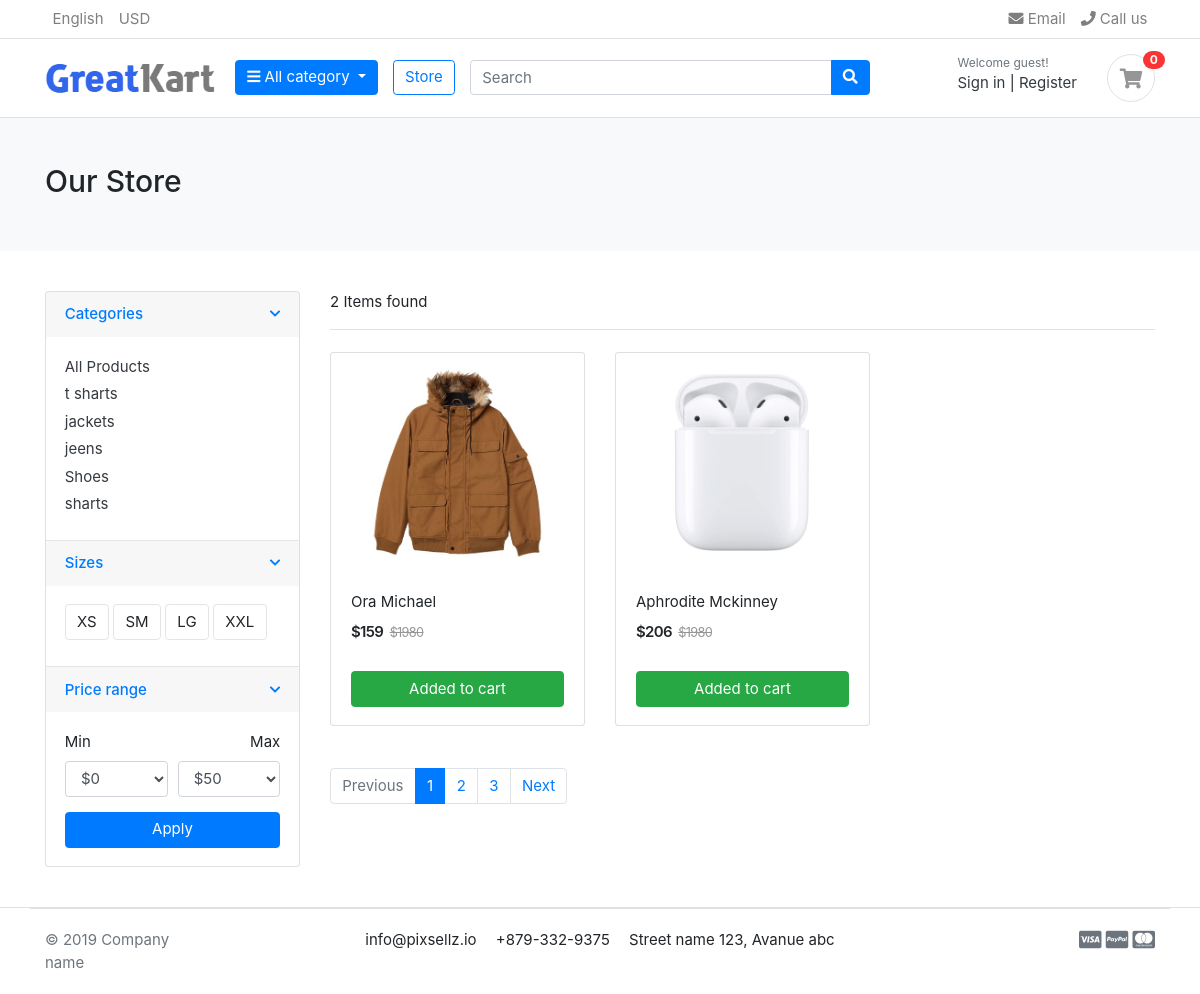
The app's page /store/category/sharts with its own data.
### category/models.py (models this page shows, shortened)
class Category(models.Model):
    category_name = models.CharField(max_length = 50,unique=True)
    slug  = models.SlugField(max_length = 50,unique=True)
    description = models.TextField(max_length=250,blank=True)
    cat_image=models.ImageField(upload_to='photo/categories',blank=True)
    class Meta:
        verbose_name='category'
        verbose_name_plural='categories'
    def get_url(self):
        return reverse('product_by_category',args=[self.slug])

### store/models.py (models this page shows, shortened)
class Product(models.Model):
    product_name = models.CharField(max_length = 150,unique=True)
    slug = models.SlugField(max_length = 150,unique=True)
    description = models.TextField(max_length=500,blank=True)
    price = models.IntegerField()
    images = models.ImageField(upload_to='photo/product')
    stock = models.IntegerField()
    is_available=models.BooleanField(default=True)
    category=models.ForeignKey(Category,on_delete=models.CASCADE)
    created_date = models.DateTimeField(auto_now_add=True)
    modified_date = models.DateTimeField(auto_now_add=True)
    def get_url(self):
        return reverse('product_detail',args=[self.category.slug,self.slug])

### store/views.py (the view)
# urls.py: path('store/',include('store.urls')),
def store(request,categories_slug=None):
    categories=None
    products=None
    if categories_slug!=None:
        categories=get_object_or_404(Category,slug=categories_slug)
        products=Product.objects.filter(category=categories,is_available=True)
    else:
        products=Product.objects.all().filter(is_available=True)
    context={
        'products':products,
        'products_count':products.count()
    }
    return render(request,'store/store.html',context)

### carts/context_processors.py (called while the page is built)
def counter(request):
    cart_count = 0
    if 'admin' in request.path:
        return {}
    else:
        try:
            cart = Cart.objects.filter(cart_id=_cart_id(request))
            cart_items = CartItem.objects.all().filter(cart=cart[:1])
            for cart_item in cart_items:
                cart_count += cart_item.quantity
        except Cart.DoesNotExist:
            cart_count = 0
    return dict(cart_count=cart_count)

### carts/views.py (called while the page is built)
def _cart_id(request):
    cart=request.session.session_key
    if not cart:
        cart=request.session.create()
    return cart

### category/context_processors.py (called while the page is built)
def menu_link(request):
    links=Category.objects.all()
    return dict(links=links)

### greatkart/templates/store/store.html (shortened to what this page needs)
{% extends 'base.html' %}
{% block content %}
{% load static %}
<section class="section-pagetop bg">
    <div class="container">
        {% if 'search' in request.path %}
        <h2 class="title-page">Search Result</h2>
        {% else %}
        <h2 class="title-page">Our Store</h2>
        {% endif %}
    </div>
</section>
<section class="section-content padding-y">
    <div class="container">
    <div class="row">
        <aside class="col-md-3">
    <div class="card">
        <article class="filter-group">
            <header class="card-header">
                <a href="#" data-toggle="collapse" data-target="#collapse_1" aria-expanded="true" class="">
                    <i class="icon-control fa fa-chevron-down"></i>
                    <h6 class="title">Categories</h6>
                </a>
            </header>
            <div class="filter-content collapse show" id="collapse_1" style="">
                <div class="card-body">
                    <ul class="list-menu">
                        <li><a href="{% url 'store' %}">All Products</a></li>
                        {% for category in links%}
                        <li><a href="{{ category.get_url }}"> {{ category.category_name }} </a></li>
                        {% endfor %}
                    </ul>
                </div>
            </div>
        </article>
        <article class="filter-group">
            <header class="card-header">
                <a href="#" data-toggle="collapse" data-target="#collapse_4" aria-expanded="true" class="">
                    <i class="icon-control fa fa-chevron-down"></i>
                    <h6 class="title">Sizes </h6>
                </a>
            </header>
            <div class="filter-content collapse show" id="collapse_4" style="">
                <div class="card-body">
                  <label class="checkbox-btn">
                    <span class="btn btn-light"> XS </span>
                  </label>
                  <label class="checkbox-btn">
                    <span class="btn btn-light"> SM </span>
                  </label>
                  <label class="checkbox-btn">
                    <span class="btn btn-light"> LG </span>
                  </label>
                  <label class="checkbox-btn">
                    <span class="btn btn-light"> XXL </span>
                  </label>
            </div>
            </div>
        </article>
        <article class="filter-group">
            <header class="card-header">
                <a href="#" data-toggle="collapse" data-target="#collapse_3" aria-expanded="true" class="">
                    <i class="icon-control fa fa-chevron-down"></i>
                    <h6 class="title">Price range </h6>
                </a>
            </header>
            <div class="filter-content collapse show" id="collapse_3" style="">
                <div class="card-body">
                    <div class="form-row">
                    <div class="form-group col-md-6">
                      <label>Min</label>
                          <select class="mr-2 form-control">
                            <option value="0">$0</option>
                        </select>
                    </div>
                    <div class="form-group text-right col-md-6">
                      <label>Max</label>
                          <select class="mr-2 form-control">
                            <option value="50">$50</option>
                        </select>
                    </div>
                    </div>
                    <button class="btn btn-block btn-primary">Apply</button>
                </div>
            </div>
        </article>
    </div>
        </aside>
        <main class="col-md-9">
    <header class="border-bottom mb-4 pb-3">
            <div class="form-inline">
                <span class="mr-md-auto">{{ products_count }} Items found </span>
            </div>
    </header>
    <div class="row">
        {% if products %}
        {% for product in products %}
        <div class="col-md-4">
            <figure class="card card-product-grid">
                <div class="img-wrap">
                    <img src="{{ product.images.url }}">
                </div>
                <figcaption class="info-wrap">
                    <div class="fix-height">
                        <a href="{{ product.get_url }}" class="title">{{ product.product_name }}</a>
                        <div class="price-wrap mt-2">
                            <span class="price">${{ product.price }}</span>
                            <del class="price-old">$1980</del>
                        </div>
                    </div>
                    <a href="{% url 'add_cart' product.id %}" class="btn btn-block btn-success">Added to cart </a>
                </figcaption>
            </figure>
        </div>
      {% endfor %}
      {% else %}
      <h4>No result found </h4>
     {% endif %}
    </div>
    <nav class="mt-4" aria-label="Page navigation sample">
      <ul class="pagination">
        <li class="page-item disabled"><a class="page-link" href="#">Previous</a></li>
        <li class="page-item active"><a class="page-link" href="#">1</a></li>
        <li class="page-item"><a class="page-link" href="#">2</a></li>
        <li class="page-item"><a class="page-link" href="#">3</a></li>
        <li class="page-item"><a class="page-link" href="#">Next</a></li>
      </ul>
    </nav>
        </main>
    </div>
    </div>
    </section>
{% endblock %}

### greatkart/static/css/ui.css (style rules this page uses)
html { font-family: "Inter", sans-serif; font-size: 15px; }
.img-wrap { text-align: center; display: block; }
.img-wrap img { max-width: 100%; }
.price-wrap { letter-spacing: -0.7px; }
.padding-y { padding-top: 40px; padding-bottom: 40px; }
figure { margin-bottom: 0; }
article:after, .form-group:after { display: block; clear: both; content: ""; }
.bg { background-color: #f8f9fa; }
.title-page { color: #212529; }
.btn-light { background-color: #fff; border-color: #e4e4e4; }
[class*=list-] li:after { visibility: hidden; display: block; content: ""; overflow: hidden; height: 0; clear: both; }
.list-menu { list-style: none; margin: 0; padding-left: 0; }
.list-menu li { margin-bottom: 5px; }
.list-menu a { color: #343a40; }
[class*=card-product] a.title { color: #212529; display: block; }
[class*=card-product] .img-wrap { overflow: hidden; position: relative; }
[class*=card-product] .img-wrap img { height: 100%; max-width: 100%; width: auto; display: inline-block; -o-object-fit: cover; object-fit: cover; }
.card-product-grid { margin-bottom: 20px; }
.card-product-grid .img-wrap { border-radius: 0.2rem 0.2rem 0 0; height: 220px; }
.card-product-grid .info-wrap { overflow: hidden; padding: 18px 20px; }
.card-product-grid .fix-height { height: 80px; overflow: hidden; }
.card .img-wrap { overflow: hidden; }
.price { font-weight: 600; color: #212529; }
.price-old { color: #969696; margin-left: 3px; font-size: 85%; }
.icon-control { margin-top: 5px; float: right; font-size: 80%; }
.card-header .title { margin-bottom: 0; line-height: 1.5; }
.filter-group { border-bottom: 1px solid #e4e4e4; }
.filter-group .card-header { border-bottom: 0; }
.filter-group:last-child { border-bottom: 0; }
.checkbox-btn { position: relative; }
.section-pagetop { padding: 45px 0; }

### records on screen
Category: category_name "t sharts"
Category: category_name "jackets"
Category: category_name "jeens"
Category: category_name "Shoes"
Category: category_name "sharts"
Product: images (picture), product_name "Ora Michael", price "159"
Product: images (picture), product_name "Aphrodite Mckinney", price "206"

### other values on screen
{{ cart_count }} "0"
{{ products_count }} "2"
